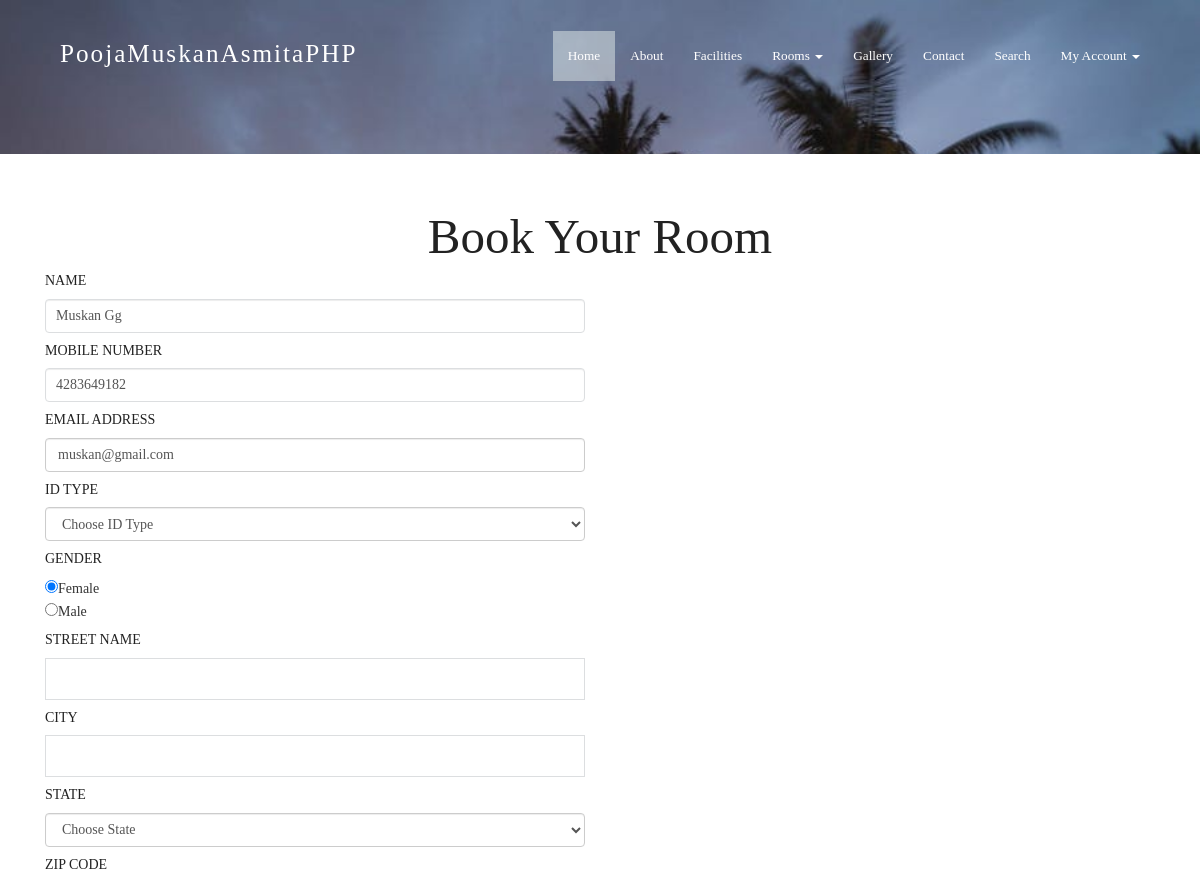
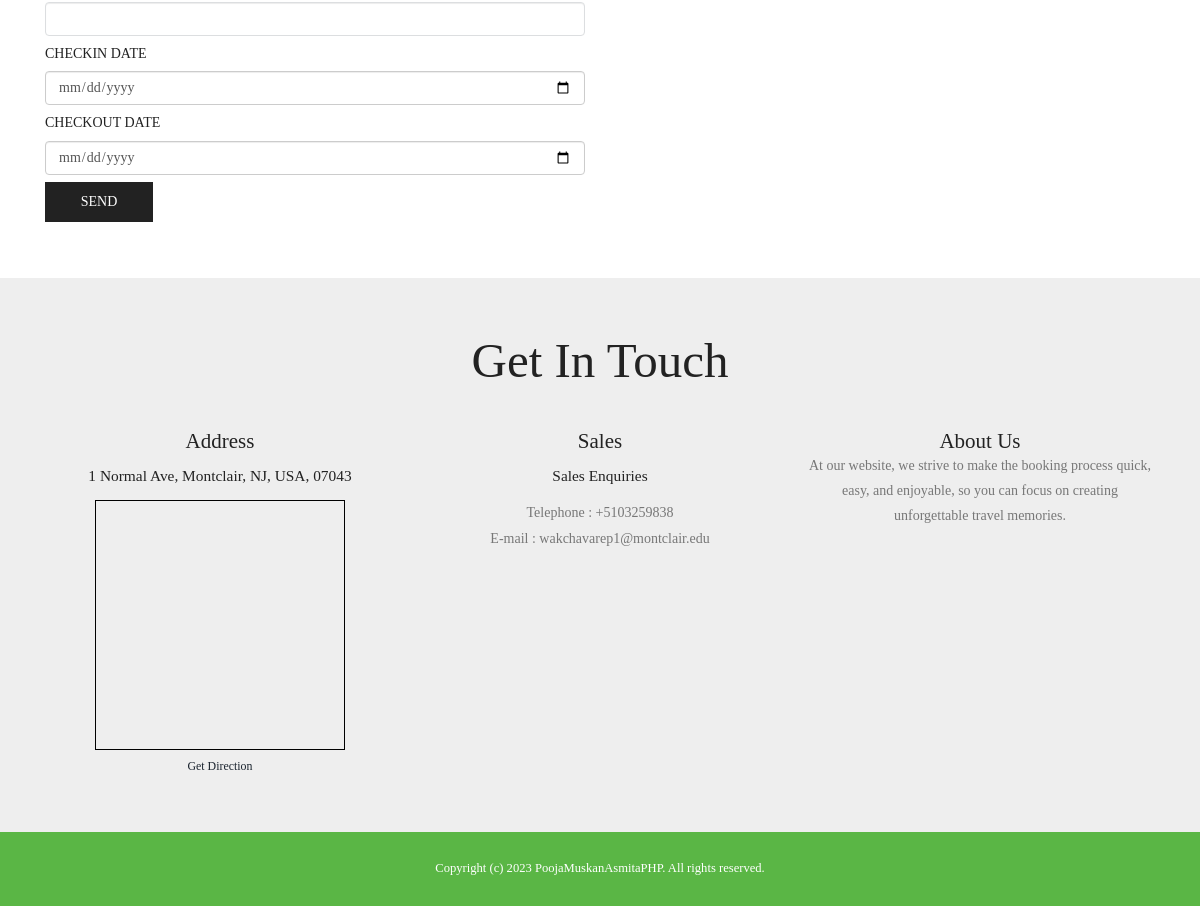
The app's page /book-room.php (signed in) with its own data (2 pictures, top to bottom).
### tables this page shows
CREATE TABLE `tbluser` (
  `ID` int(10) NOT NULL,
  `FullName` varchar(200) DEFAULT NULL,
  `MobileNumber` bigint(10) DEFAULT NULL,
  `Email` varchar(120) DEFAULT NULL,
  `Password` varchar(120) DEFAULT NULL,
  `RegDate` timestamp NULL DEFAULT current_timestamp()
);

CREATE TABLE `tblpage` (
  `ID` int(10) NOT NULL,
  `PageType` varchar(120) DEFAULT NULL,
  `PageTitle` varchar(200) DEFAULT NULL,
  `PageDescription` mediumtext DEFAULT NULL,
  `PageDescription2` varchar(500) NOT NULL,
  `Email` varchar(120) DEFAULT NULL,
  `MobileNumber` bigint(10) DEFAULT NULL,
  `UpdationDate` timestamp NULL DEFAULT NULL ON UPDATE current_timestamp()
);

### book-room.php (the view, shortened to what this page needs)
<?php
include('includes/dbconnection.php');
if (strlen($_SESSION['hbmsuid']==0)) {
  header('location:logout.php');
  } else{
?>
<!DOCTYPE HTML>
<html>
<head>
<link href="css/bootstrap.css" rel="stylesheet" type="text/css" media="all">
<link href="css/style.css" rel="stylesheet" type="text/css" media="all" />
</head>
<body>
			<div class="header head-top">
				<div class="container">
			<?php include_once('includes/header.php');?>
		</div>
</div>
			<div class="content">
				<div class="contact">
				<div class="container">
					<h2>Book Your Room</h2>
				<div class="contact-grids">
						<div class="col-md-6 contact-right">
							<form method="post">
								<?php
$uid=$_SESSION['hbmsuid'];
$sql="SELECT * from  tbluser where ID=:uid";
$query = $dbh -> prepare($sql);
$query->bindParam(':uid',$uid,PDO::PARAM_STR);
$query->execute();
$results=$query->fetchAll(PDO::FETCH_OBJ);
$cnt=1;
if($query->rowCount() > 0)
{
foreach($results as $row)
{               ?>
								<h5>Name</h5>
								<input type="text"  value="<?php  echo $row->FullName;?>" name="name" class="form-control" required="true" readonly="true">
								<h5>Mobile Number</h5>
								<input type="text" name="phone" class="form-control" required="true" maxlength="10" pattern="[0-9]+" value="<?php  echo $row->MobileNumber;?>" readonly="true">
								<h5>Email Address</h5>
								<input  type="email" value="<?php  echo $row->Email;?>" class="form-control" name="email" required="true" readonly="true"><?php $cnt=$cnt+1;}} ?>
								<h5>ID Type</h5>
								<select  type="text" value="" class="form-control" name="idtype" required="true" class="form-control">
									<option value="">Choose ID Type</option>
									</select>
									<h5>Gender</h5>
								 <p style="text-align: left;"> <input type="radio"  name="gender" id="gender" value="Female" checked="true">Female</p>
                                 <p style="text-align: left;"> <input type="radio" name="gender" id="gender" value="Male">Male</p>
								<h5>Street Name</h5>
								<input type="text" name="streetName" required="true">
								<h5>City</h5>
								<input type="text" name="city" required="true">
								<h5>State</h5>
								<select  type="text" value="" class="form-control" name="state" required="true" class="form-control">
									<option value="">Choose State</option>
									</select>
								<h5>Zip Code</h5>
								<input type="text" value="" class="form-control" name="zipCode" required="true">
								<h5>Checkin Date</h5>
								<input  type="date" value="" class="form-control" name="checkindate" required="true">
								<h5>Checkout Date</h5>
								<input  type="date" value="" class="form-control" name="checkoutdate" required="true">
								 <input type="submit" value="send" name="submit">
						 	 </form>
						</div>
						<div class="clearfix"></div>
					</div>
				</div>
			</div>
		<?php include_once('includes/getintouch.php');?>
			</div>
			<?php include_once('includes/footer.php');?>
</html><?php }  ?>

### includes/getintouch.php
<div class="touch-section">
					<div class="container">
						<h3>get in touch</h3>
						<div class="touch-grids">
							<?php
$sql="SELECT * from tblpage where PageType='contactus'";
$query = $dbh -> prepare($sql);
$query->execute();
$results=$query->fetchAll(PDO::FETCH_OBJ);
$cnt=1;
if($query->rowCount() > 0)
{
foreach($results as $row)
{               ?>
							<div class="col-md-4 touch-grid">
								<h4>address</h4>
								<h5><?php  echo htmlentities($row->PageDescription);?></h5>
								<div>
									<iframe width="250" height="250" frameborder="0" scrolling="no" marginheight="0" marginwidth="0" src="https://www.openstreetmap.org/export/embed.html?bbox=-74.22032833099367%2C40.85274125306508%2C-74.17355060577394%2C40.87682284550599&amp;layer=mapnik&amp;marker=40.864783143872174%2C-74.19693946838379" style="border: 1px solid black"></iframe><br/><small><a href="https://www.google.co.in/maps/dir//Montclair+State+University,+1+Normal+Ave,+Montclair,+NJ+07043/@40.8666026,-74.199832,17z/data=!4m8!4m7!1m0!1m5!1m1!1s0x89c2fe352883ec55:0xeece028744cfc9ae!2m2!1d-74.1976433!2d40.8666026">Get Direction</a></small>
								</div>
							</div>
							<div class="col-md-4 touch-grid">
								<h4>Sales</h4>
								<h5>Sales Enquiries</h5>
								<p>Telephone : +<?php  echo htmlentities($row->MobileNumber);?></p>
							<p>E-mail : <?php  echo htmlentities($row->Email);?></p>
							</div><?php $cnt=$cnt+1;}} ?>
							<div class="col-md-4 touch-grid">
								<?php
$sql="SELECT * from tblpage where PageType='aboutus'";
$query = $dbh -> prepare($sql);
$query->execute();
$results=$query->fetchAll(PDO::FETCH_OBJ);
$cnt=1;
if($query->rowCount() > 0)
{
foreach($results as $row)
{               ?>
							<h4><?php  echo htmlentities($row->PageTitle);?></h4>
								<p><?php  echo htmlentities($row->PageDescription2);?></p>
							</div><?php $cnt=$cnt+1;}} ?>
							<div class="clearfix"></div>
						</div>
					</div>
					</div>

### css/style.css (style rules this page uses)
body a { transition:0.5s all; -webkit-transition:0.5s all; -moz-transition:0.5s all; -o-transition:0.5s all; -ms-transition:0.5s all; }
h1,h2,h3,h4,h5,h6 { padding:0 0; margin:0 0; }
p { padding:0 0; margin:0 0; }
body { padding:0 0; margin:0 0; font-family: 'American Typewriter' }
.header { background:url(../images/banner1.jpg) no-repeat 0px 0px; background-size:cover; -webkit-background-size: cover; -moz-background-size: cover; -o-background-size: cover; -ms-background-size: cover; min-height:764px; padding-bottom: 4em; }
.touch-section { padding: 4em 0; text-align: center; background-color: #eee; }
.touch-grids { margin-top: 3em; }
.touch-grid h4 { font-size: 1.5em; color: #222; text-transform: capitalize; }
.touch-section h3 { font-size: 3.5em; text-transform: capitalize; font-family: 'American Typewriter'; color: #222; }
.touch-grid h5 { font-size: 1.1em; padding: 1em 0; color: #222; }
.touch-grid p { font-size: 1em; line-height: 1.8em; color: #777; }
.head-top { min-height: 115px !important; }
.contact { padding: 4em 0; }
.contact h2 { font-size: 3.5em; text-transform: capitalize; font-family: 'American Typewriter'; color: #222; text-align:center; }
.contact-right h5 { font-size:1em; text-transform: uppercase; font-weight: 400; padding: 10px 0; color: #222; }
.contact-right input[type="text"] { width: 100%; padding: 10px 10px; font-size: 1em; outline: none; border: 1px solid #dcdee0; }
.contact-right input[type="submit"] { width: 20%; font-size: 1em; text-transform: uppercase; background: #222; border: none; outline: none; margin-top: 0.5em; color: #fff; font-weight: 500; padding: 10px 0; }
@media (max-width:1440px) { .header { min-height: 679px; } }
@media (max-width:1366px) { .header { min-height: 652px; } }
@media (max-width:1280px) { .header { min-height: 602px; } }

### records on screen
tbluser: name "Muskan Gg", phone "4283649182", email "muskan@gmail.com"
tblpage: PageDescription "1 Normal Ave, Montclair, NJ, USA, 07043", MobileNumber "5103259838", Email "wakchavarep1@montclair.edu"
tblpage: PageTitle "About Us", PageDescription2 "At our website, we strive to make the booking process quick, easy, and enjoyable, so you can focus on creating unforgettable travel memories."
